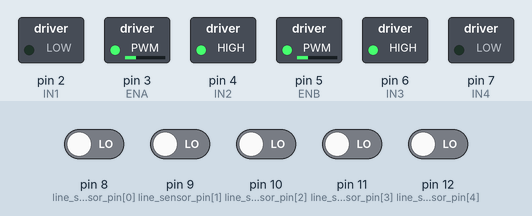
Bench run of a sketch on a simulated Arduino Uno, built with avr-gcc and run on an emulated ATmega328P. On the bench: switched loads named in the sketch (green lamp = pin HIGH). Inputs (shaded band) come from the test bench; at power-on: pin 8 (line_sensor_pin[0]), pin 9 (line_sensor_pin[1]), pin 10 (line_sensor_pin[2]), pin 11 (line_sensor_pin[3]), pin 12 (line_sensor_pin[4]) LOW. What the sketch prints to the serial monitor is not drawn.

Above: at 1.2 s.
1.3 s: pin 11 (line_sensor_pin[3]) driven HIGH
At 1.8 s:
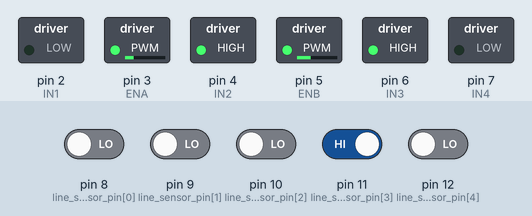
2.8 s: pin 10 (line_sensor_pin[2]) driven HIGH
At 4.1 s:
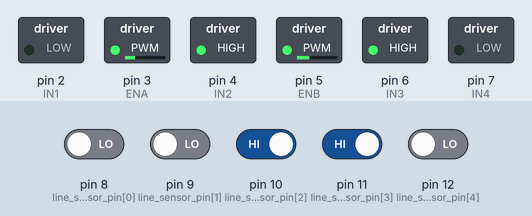
10.3 s: pin 11 (line_sensor_pin[3]) driven LOW
At 11.1 s:
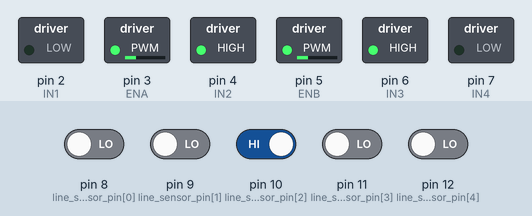
11.8 s: pin 9 (line_sensor_pin[1]) driven HIGH
At 12.2 s:
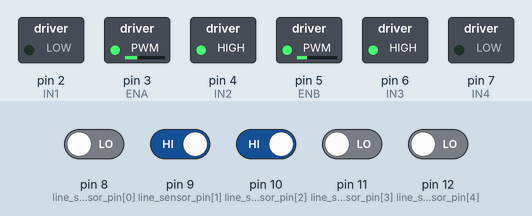
Timing chart, 0 to 14.3 s (numbered marks = the images above; inputs shaded):
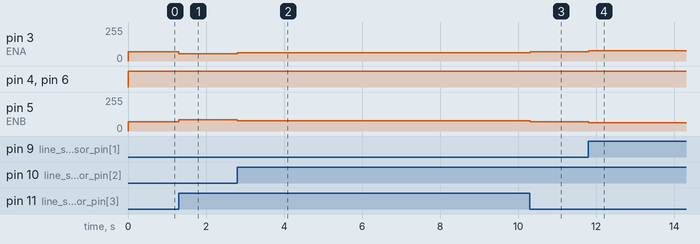

Measured:
- after the input at 1.3 s, pin 3 (ENA): 70/255 → 54/255 at once; pin 5 (ENB): 70/255 → 86/255 at once
- after the input at 2.8 s, pin 3 (ENA): 54/255 → 62/255 at once; pin 5 (ENB): 86/255 → 78/255 at once
- after the input at 10.3 s, pin 3 (ENA): 62/255 → 70/255 at once; pin 5 (ENB): 78/255 → 70/255 at once
- after the input at 11.8 s, pin 3 (ENA): 70/255 → 78/255 at once; pin 5 (ENB): 70/255 → 62/255 at once

The sketch:

L298_test.ino
```cpp
#define ENA 3
#define IN1 2
#define IN2 4

#define ENB 5
#define IN3 6
#define IN4 7

int line_sensor_pin[5] = {8, 9, 10, 11, 12};
int line_sensor_pin_data[5] = {0, 0, 0, 0, 0};
int pwm_base = 70;
int pwm_offset = 0;
int pwm_steer = 0;

void setup() {
  // put your setup code here, to run once:
  /* IN#은 output으로 사용 */
  pinMode(IN1, OUTPUT);
  pinMode(IN2, OUTPUT);
  pinMode(IN3, OUTPUT);
  pinMode(IN4, OUTPUT);

  /* initialization (변수 할당한 후 초기화 필수) */
  analogWrite(ENA, 0);  // 처음부터 값이 있으면 급발진함 -> 0으로 설정
  analogWrite(ENB, 0);
  digitalWrite(IN1, LOW); // LOW = 0
  digitalWrite(IN2, LOW);
  digitalWrite(IN3, LOW);
  digitalWrite(IN4, LOW);

  for (int i = 0; i < 5; i++)
    pinMode(line_sensor_pin[i], INPUT);

  Serial.begin(115200);
}

void Motor_R_Control(int direction, int pwm){
  switch(direction){
    case 1: // 전진
      digitalWrite(IN1, LOW);
      digitalWrite(IN2, HIGH);
      analogWrite(ENA, pwm);
      break;
    case 0: // 정지
      digitalWrite(IN1, LOW);
      digitalWrite(IN2, LOW);
      analogWrite(ENA, 0);
      break;
    case -1:  // 후진
      digitalWrite(IN1, HIGH);
      digitalWrite(IN2, LOW);
      analogWrite(ENA, pwm);
      break;
  }

}


void Motor_R_Control1(int pwm){
  if (pwm > 0){ // 전진
    digitalWrite(IN1, LOW);
    digitalWrite(IN2, HIGH);
    analogWrite(ENA, pwm);
  }
  else {  // 후진
    digitalWrite(IN1, HIGH);
    digitalWrite(IN2, LOW);
    analogWrite(ENA, pwm);
  }
}

void Motor_L_Control(int direction, int pwm){
  switch(direction){
    case 1: // 전진
      digitalWrite(IN3, HIGH);
      digitalWrite(IN4, LOW);
      analogWrite(ENB, pwm);
      break;
    case 0: // 정지
      digitalWrite(IN3, LOW);
      digitalWrite(IN4, LOW);
      analogWrite(ENB, 0);
      break;
    case -1:  // 후진
      digitalWrite(IN3, LOW);
      digitalWrite(IN4, HIGH);
      analogWrite(ENB, pwm);
      break;
  }

}

void Motor_L_Control1(int pwm){
  if (pwm > 0){ // 전진
    digitalWrite(IN3, HIGH);
    digitalWrite(IN4, LOW);
    analogWrite(ENB, pwm);
  }
  else {  // 후진
    digitalWrite(IN3, LOW);
    digitalWrite(IN4, HIGH);
    analogWrite(ENB, pwm);
  }
}

int read_line_sensor(){
  int type = -100;
  int sum = 0;

  for (int i = 0; i < 5; i++){
    line_sensor_pin_data[i] = digitalRead(line_sensor_pin[i]);
    if (line_sensor_pin_data[i] == 1) sum++;
  }

  if (sum == 1){
    if (line_sensor_pin_data[0] == 1) type = -4;
    if (line_sensor_pin_data[1] == 1) type = -2;
    if (line_sensor_pin_data[2] == 1) type = 0;
    if (line_sensor_pin_data[3] == 1) type = 2;
    if (line_sensor_pin_data[4] == 1) type = 4;
  }
  if (sum == 2){
    if ((line_sensor_pin_data[0] == 1) && (line_sensor_pin_data[1] == 1)) type = -3;
    if ((line_sensor_pin_data[1] == 1) && (line_sensor_pin_data[2] == 1)) type = -1;
    if ((line_sensor_pin_data[2] == 1) && (line_sensor_pin_data[3] == 1)) type = 1;
    if ((line_sensor_pin_data[3] == 1) && (line_sensor_pin_data[4] == 1)) type = 3;
  }

  return type;
}

void loop() {
  // put your main code here, to run repeatedly:
  int line_type = -100;
  int pwm_r, pwm_l;
  pwm_r = pwm_l = 0;

  line_type = read_line_sensor();
  for (int i = 0; i < 5; i++){
    Serial.print(line_sensor_pin_data[i]);
    Serial.print(" ");
  }
  Serial.print(line_type);
  Serial.println(" ");


  if (line_type != -100)
    pwm_steer = line_type * 8;

  pwm_l = pwm_base + pwm_steer;
  pwm_r = pwm_base + pwm_offset - pwm_steer;

  Motor_R_Control1(pwm_r);
  Motor_L_Control1(pwm_l);
}
```
